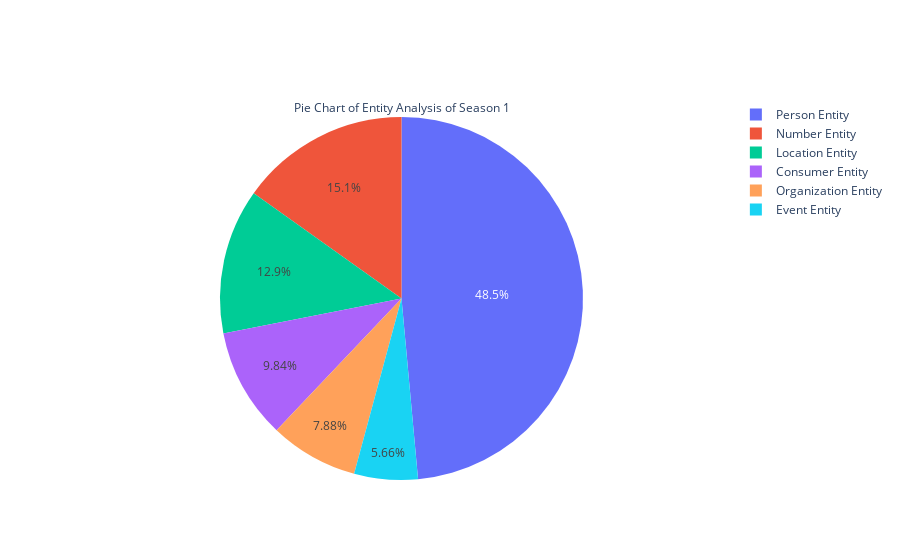

Source (notebook cell):
### Code cell
fig = go.Figure(data=[go.Pie(labels=titles, values=total_num, title="Pie Chart of Entity Analysis of Season 1")])
fig.show()

### Figure 1 — Plotly figure (JSON) as saved in the notebook; plotly's stock layout.template omitted (floating-point values rounded to 4 significant figures)
{"data": [{"labels": ["Person Entity", "Number Entity", "Consumer Entity", "Event Entity", "Location Entity", "Organization Entity"], "title": {"text": "Pie Chart of Entity Analysis of Season 1"}, "type": "pie", "values": [10380, 3238, 2103, 1210, 2767, 1684]}], "layout": {}}
